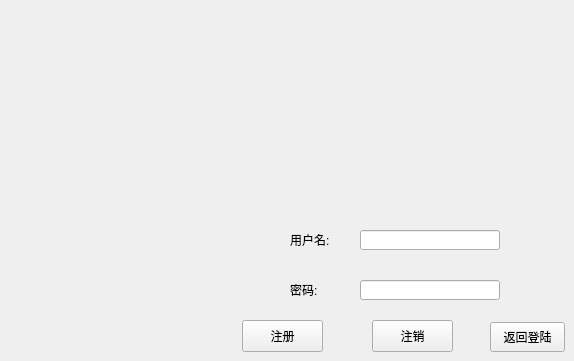
    <widget class="QWidget" name="log_out">
     <widget class="QLineEdit" name="line_register_user">
      <property name="geometry">
       <rect>
        <x>360</x>
        <y>230</y>
        <width>140</width>
        <height>20</height>
       </rect>
      </property>
      <property name="toolTip">
       <string>&lt;html&gt;&lt;head/&gt;&lt;body&gt;&lt;p&gt;请输入用户名&lt;/p&gt;&lt;/body&gt;&lt;/html&gt;</string>
      </property>
     </widget>
     <widget class="QLineEdit" name="line_register_password">
      <property name="geometry">
       <rect>
        <x>360</x>
        <y>280</y>
        <width>140</width>
        <height>20</height>
       </rect>
      </property>
      <property name="toolTip">
       <string>&lt;html&gt;&lt;head/&gt;&lt;body&gt;&lt;p&gt;请输入密码&lt;/p&gt;&lt;/body&gt;&lt;/html&gt;</string>
      </property>
      <property name="echoMode">
       <enum>QLineEdit::Password</enum>
      </property>
     </widget>
     <widget class="QPushButton" name="button_returnLog">
      <property name="geometry">
       <rect>
        <x>490</x>
        <y>322</y>
        <width>75</width>
        <height>30</height>
       </rect>
      </property>
      <property name="toolTip">
       <string>&lt;html&gt;&lt;head/&gt;&lt;body&gt;&lt;p&gt;回到登陆界面&lt;/p&gt;&lt;/body&gt;&lt;/html&gt;</string>
      </property>
      <property name="text">
       <string>返回登陆</string>
      </property>
     </widget>
     <widget class="QLabel" name="label_register_user">
      <property name="geometry">
       <rect>
        <x>290</x>
        <y>232</y>
        <width>42</width>
        <height>16</height>
       </rect>
      </property>
      <property name="styleSheet">
       <string notr="true">background:transparent;</string>
      </property>
      <property name="text">
       <string>用户名:</string>
      </property>
     </widget>
     <widget class="QLabel" name="label_register_password">
      <property name="geometry">
       <rect>
        <x>290</x>
        <y>282</y>
        <width>30</width>
        <height>16</height>
       </rect>
      </property>
      <property name="styleSheet">
       <string notr="true">background:transparent;</string>
      </property>
      <property name="text">
       <string>密码:</string>
      </property>
     </widget>
     <widget class="QPushButton" name="button_r_2">
      <property name="geometry">
       <rect>
        <x>242</x>
        <y>320</y>
        <width>81</width>
        <height>32</height>
       </rect>
      </property>
      <property name="text">
       <string>注册</string>
      </property>
     </widget>
     <widget class="QPushButton" name="button_d">
      <property name="geometry">
       <rect>
        <x>372</x>
        <y>320</y>
        <width>81</width>
        <height>32</height>
       </rect>
      </property>
      <property name="text">
       <string>注销</string>
      </property>
     </widget>
    </widget>
